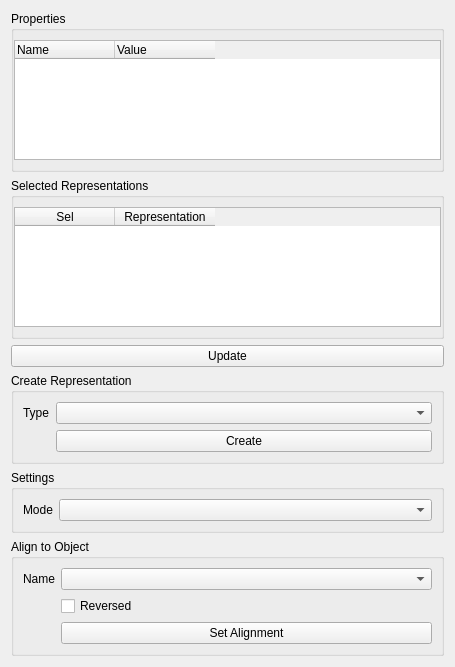
<?xml version="1.0" encoding="UTF-8"?>
<ui version="4.0">
 <class>SliceObjProp</class>
 <widget class="QWidget" name="SliceObjProp">
  <property name="geometry">
   <rect>
    <x>0</x>
    <y>0</y>
    <width>455</width>
    <height>601</height>
   </rect>
  </property>
  <property name="windowTitle">
   <string>Form</string>
  </property>
  <layout class="QVBoxLayout" name="verticalLayout">
   <item>
    <widget class="QGroupBox" name="groupBox_2">
     <property name="title">
      <string>Properties</string>
     </property>
     <layout class="QGridLayout" name="gridLayout_2">
      <property name="leftMargin">
       <number>0</number>
      </property>
      <property name="rightMargin">
       <number>0</number>
      </property>
      <item row="1" column="0">
       <widget class="QTableWidget" name="propTable">
        <property name="sizePolicy">
         <sizepolicy hsizetype="Preferred" vsizetype="Minimum">
          <horstretch>0</horstretch>
          <verstretch>0</verstretch>
         </sizepolicy>
        </property>
        <property name="minimumSize">
         <size>
          <width>0</width>
          <height>120</height>
         </size>
        </property>
        <property name="verticalScrollBarPolicy">
         <enum>Qt::ScrollBarAsNeeded</enum>
        </property>
        <property name="horizontalScrollBarPolicy">
         <enum>Qt::ScrollBarAsNeeded</enum>
        </property>
        <property name="alternatingRowColors">
         <bool>true</bool>
        </property>
        <property name="selectionMode">
         <enum>QAbstractItemView::NoSelection</enum>
        </property>
        <property name="textElideMode">
         <enum>Qt::ElideNone</enum>
        </property>
        <property name="verticalScrollMode">
         <enum>QAbstractItemView::ScrollPerPixel</enum>
        </property>
        <property name="horizontalScrollMode">
         <enum>QAbstractItemView::ScrollPerPixel</enum>
        </property>
        <property name="showGrid">
         <bool>false</bool>
        </property>
        <property name="wordWrap">
         <bool>true</bool>
        </property>
        <attribute name="horizontalHeaderCascadingSectionResizes">
         <bool>true</bool>
        </attribute>
        <attribute name="horizontalHeaderDefaultSectionSize">
         <number>100</number>
        </attribute>
        <attribute name="horizontalHeaderStretchLastSection">
         <bool>false</bool>
        </attribute>
        <attribute name="verticalHeaderCascadingSectionResizes">
         <bool>true</bool>
        </attribute>
        <column>
         <property name="text">
          <string>Name</string>
         </property>
         <property name="textAlignment">
          <set>AlignLeft|AlignVCenter</set>
         </property>
        </column>
        <column>
         <property name="text">
          <string>Value</string>
         </property>
         <property name="textAlignment">
          <set>AlignLeft|AlignVCenter</set>
         </property>
        </column>
       </widget>
      </item>
     </layout>
    </widget>
   </item>
   <item>
    <widget class="QGroupBox" name="groupBox">
     <property name="minimumSize">
      <size>
       <width>0</width>
       <height>0</height>
      </size>
     </property>
     <property name="title">
      <string>Selected Representations</string>
     </property>
     <layout class="QVBoxLayout" name="verticalLayout_2">
      <property name="leftMargin">
       <number>0</number>
      </property>
      <property name="rightMargin">
       <number>0</number>
      </property>
      <item>
       <widget class="QTableWidget" name="selTable">
        <property name="sizePolicy">
         <sizepolicy hsizetype="Preferred" vsizetype="Expanding">
          <horstretch>0</horstretch>
          <verstretch>0</verstretch>
         </sizepolicy>
        </property>
        <property name="minimumSize">
         <size>
          <width>0</width>
          <height>120</height>
         </size>
        </property>
        <property name="showDropIndicator" stdset="0">
         <bool>false</bool>
        </property>
        <property name="dragDropOverwriteMode">
         <bool>false</bool>
        </property>
        <property name="alternatingRowColors">
         <bool>false</bool>
        </property>
        <property name="selectionMode">
         <enum>QAbstractItemView::NoSelection</enum>
        </property>
        <property name="textElideMode">
         <enum>Qt::ElideRight</enum>
        </property>
        <property name="showGrid">
         <bool>false</bool>
        </property>
        <attribute name="horizontalHeaderVisible">
         <bool>true</bool>
        </attribute>
        <attribute name="horizontalHeaderCascadingSectionResizes">
         <bool>true</bool>
        </attribute>
        <attribute name="verticalHeaderVisible">
         <bool>false</bool>
        </attribute>
        <attribute name="verticalHeaderCascadingSectionResizes">
         <bool>true</bool>
        </attribute>
        <column>
         <property name="text">
          <string>Sel</string>
         </property>
        </column>
        <column>
         <property name="text">
          <string>Representation</string>
         </property>
        </column>
       </widget>
      </item>
     </layout>
    </widget>
   </item>
   <item>
    <widget class="QPushButton" name="updateButton">
     <property name="sizePolicy">
      <sizepolicy hsizetype="Expanding" vsizetype="Fixed">
       <horstretch>0</horstretch>
       <verstretch>0</verstretch>
      </sizepolicy>
     </property>
     <property name="text">
      <string>Update</string>
     </property>
    </widget>
   </item>
   <item>
    <widget class="QGroupBox" name="createReprBox">
     <property name="autoFillBackground">
      <bool>false</bool>
     </property>
     <property name="title">
      <string>Create Representation</string>
     </property>
     <property name="flat">
      <bool>false</bool>
     </property>
     <property name="checkable">
      <bool>false</bool>
     </property>
     <layout class="QFormLayout" name="formLayout">
      <property name="fieldGrowthPolicy">
       <enum>QFormLayout::AllNonFixedFieldsGrow</enum>
      </property>
      <item row="0" column="0">
       <widget class="QLabel" name="label">
        <property name="text">
         <string>Type</string>
        </property>
       </widget>
      </item>
      <item row="0" column="1">
       <widget class="QComboBox" name="reprsBox">
        <property name="sizePolicy">
         <sizepolicy hsizetype="Expanding" vsizetype="Fixed">
          <horstretch>0</horstretch>
          <verstretch>0</verstretch>
         </sizepolicy>
        </property>
       </widget>
      </item>
      <item row="1" column="1">
       <widget class="QPushButton" name="createButton">
        <property name="sizePolicy">
         <sizepolicy hsizetype="Expanding" vsizetype="Fixed">
          <horstretch>0</horstretch>
          <verstretch>0</verstretch>
         </sizepolicy>
        </property>
        <property name="text">
         <string>Create</string>
        </property>
       </widget>
      </item>
     </layout>
    </widget>
   </item>
   <item>
    <widget class="QGroupBox" name="groupBox_4">
     <property name="title">
      <string>Settings</string>
     </property>
     <layout class="QFormLayout" name="formLayout_3">
      <item row="0" column="0">
       <widget class="QLabel" name="label_3">
        <property name="text">
         <string>Mode</string>
        </property>
       </widget>
      </item>
      <item row="0" column="1">
       <widget class="QComboBox" name="modeBox">
        <property name="sizePolicy">
         <sizepolicy hsizetype="Expanding" vsizetype="Fixed">
          <horstretch>0</horstretch>
          <verstretch>0</verstretch>
         </sizepolicy>
        </property>
       </widget>
      </item>
     </layout>
    </widget>
   </item>
   <item>
    <widget class="QGroupBox" name="groupBox_3">
     <property name="title">
      <string>Align to Object</string>
     </property>
     <layout class="QFormLayout" name="formLayout_2">
      <item row="0" column="0">
       <widget class="QLabel" name="label_2">
        <property name="text">
         <string>Name</string>
        </property>
       </widget>
      </item>
      <item row="0" column="1">
       <widget class="QComboBox" name="alignObjBox">
        <property name="sizePolicy">
         <sizepolicy hsizetype="Expanding" vsizetype="Fixed">
          <horstretch>0</horstretch>
          <verstretch>0</verstretch>
         </sizepolicy>
        </property>
       </widget>
      </item>
      <item row="2" column="1">
       <widget class="QPushButton" name="alignObjButton">
        <property name="sizePolicy">
         <sizepolicy hsizetype="Expanding" vsizetype="Fixed">
          <horstretch>0</horstretch>
          <verstretch>0</verstretch>
         </sizepolicy>
        </property>
        <property name="text">
         <string>Set Alignment</string>
        </property>
       </widget>
      </item>
      <item row="1" column="1">
       <widget class="QCheckBox" name="reverseBox">
        <property name="text">
         <string>Reversed</string>
        </property>
       </widget>
      </item>
     </layout>
    </widget>
   </item>
  </layout>
 </widget>
 <resources/>
 <connections/>
</ui>
